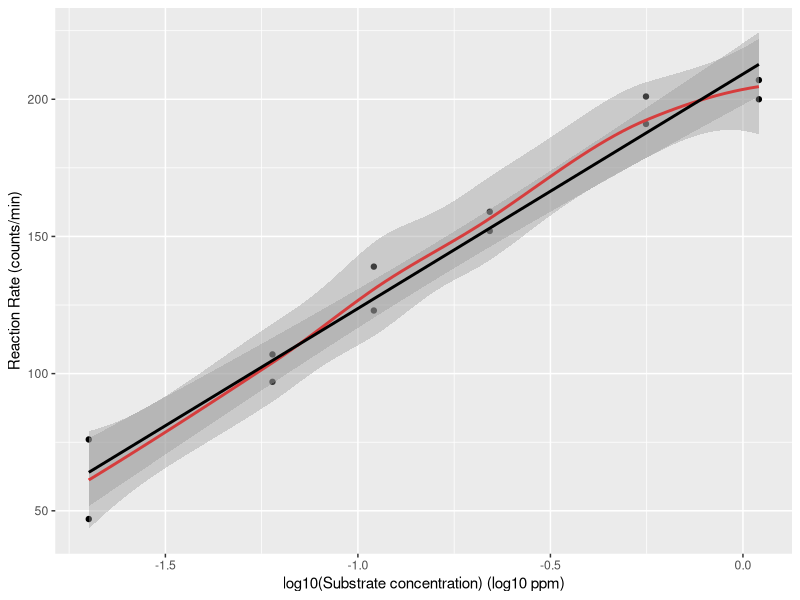
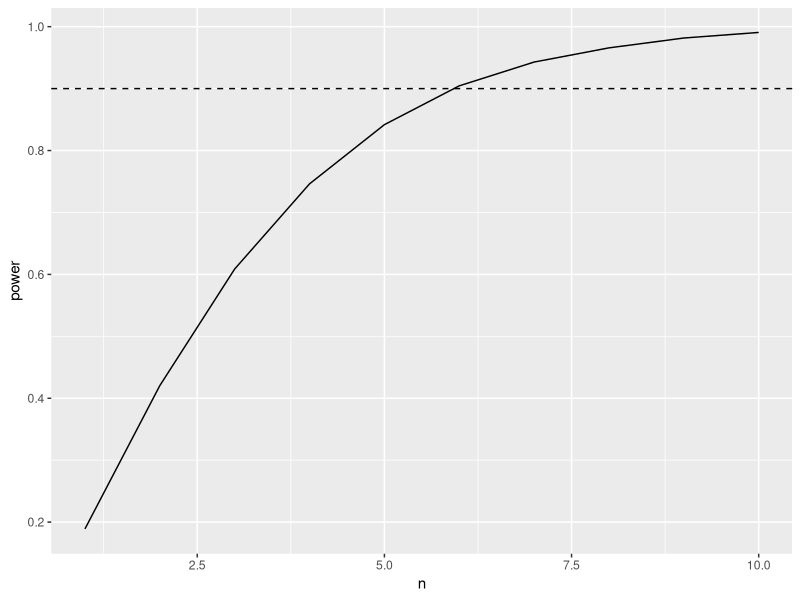
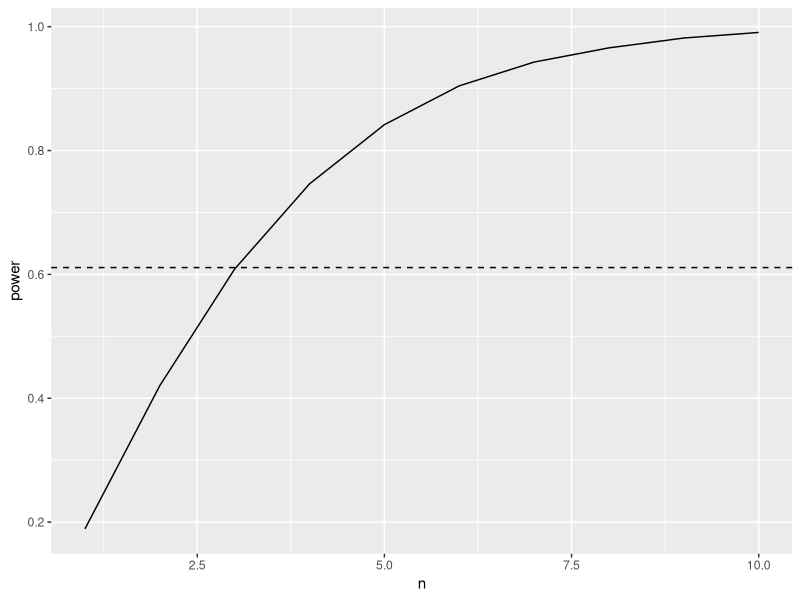

The R script that drew these images, in order:
## ---- chunk 1
library(tidyverse)
## ---- chunk 2
data(Puromycin)
Puromycin <- Puromycin %>% 
  filter(state=="treated")
## ---- chunk 3
Puromycin  %>%
  ggplot(aes(x=conc %>% log10,y=rate)) +
  geom_point() + 
  stat_smooth(method = "loess",col="red") + 
  stat_smooth(method='lm',col="black") +
  ylab("Reaction Rate (counts/min)") +
  xlab("log10(Substrate concentration) (log10 ppm)")
## ---- chunk 4
simFast <- function(form, data, betas, sd, contrasts, alpha = .05, nSim = 10000)
{
    ySim <- rnorm(nrow(data)*nSim,sd=sd)
    dim(ySim) <-c(nrow(data),nSim)
    design <- model.matrix(form, data)
    ySim <- ySim + c(design %*%betas)
    ySim <- t(ySim)
  
    ### Fitting
    fitAll <- limma::lmFit(ySim,design)
  
    ### Inference
    varUnscaled <- c(t(contrasts)%*%fitAll$cov.coefficients%*%contrasts)
    contrasts <- fitAll$coefficients %*%contrasts
    seContrasts <- varUnscaled^.5*fitAll$sigma
    tstats <- contrasts/seContrasts
    pvals <- pt(abs(tstats),fitAll$df.residual,lower.tail = FALSE)*2
    return(mean(pvals < alpha))
}
## ---- chunk 5
mod1 <- lm(rate ~ conc %>% log10, Puromycin)
betas <- mod1$coefficients

nSim <- 10000
form <- ~ conc %>% log10 
sd <- sigma(mod1)
contrast <- matrix(c(0,1),ncol=1)
rownames(contrast) <- names(mod1$coefficients)
alpha <- 0.05 

power <- simFast(form, Puromycin, betas, sd, contrasts = contrast, alpha = alpha, nSim = nSim)
power
## ---- chunk 6
mod1 <- lm(rate ~ conc %>% log10, Puromycin)
betas <- mod1$coefficients
betas[2] <- 10

nSim <- 10000
form <- ~ conc %>% log10 
sd <- sigma(mod1)
contrast <- matrix(c(0,1),ncol=1)
rownames(contrast) <- names(mod1$coefficients)
alpha <- 0.05 

power <- simFast(form, Puromycin, betas, sd, contrasts = contrast, alpha = alpha, nSim = nSim)
power
## ---- chunk 7
mod1 <- lm(rate ~ conc %>% log10, Puromycin)
concentrations <- Puromycin %>% 
  pull(conc) %>% 
  unique
  
  
betas <- mod1$coefficients
betas[2] <- 10

nSim <- 10000
form <- ~ conc %>% log10 
sd <- sigma(mod1)
contrast <- matrix(c(0,1),ncol=1)
rownames(contrast) <- names(mod1$coefficients)
alpha <- 0.05 

powers <- data.frame(n = 1:10, power=NA)

for (i in 1:10)
{
  simData <- data.frame(conc = rep(concentrations,each=i))
  powers[i,2] <- simFast(form, simData, betas, sd, contrasts = contrast, alpha = alpha, nSim = nSim)
}

powers %>% 
  ggplot(aes(n,power)) +
  geom_line() +
  geom_hline(yintercept = .9, lty = 2)
## ---- chunk 8
concentrations <- Puromycin %>% 
  pull(conc) %>% 
  unique
  
  
betas <- mod1$coefficients
betas[2] <- 10

nSim <- 10000
form <- ~ conc %>% log10 
sd <- sigma(mod1)
contrast <- matrix(c(0,1),ncol=1)
rownames(contrast) <- names(mod1$coefficients)
alpha <- 0.05 

simData <- data.frame(conc = c(concentrations,rep(min(concentrations),3),rep(max(concentrations),3)))
powerOpt <- simFast(form, simData, betas, sd, contrasts = contrast, alpha = alpha, nSim = nSim)

simData
powerOpt
## ---- chunk 9
powers %>% 
  ggplot(aes(n,power)) +
  geom_line() +
  geom_hline(yintercept = powerOpt, lty = 2)
